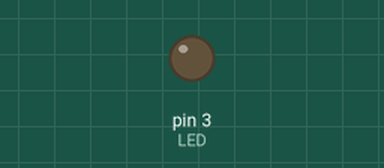
A sketch run on a simulated Arduino Uno, built with avr-gcc and run on an emulated ATmega328P. Parts: output pins drawn as LEDs (lit = HIGH).

Above: at 0.2 s.
Timing chart, 0 to 1.7 s (numbered marks = the images above):
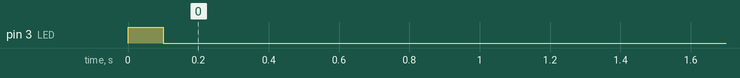

The sketch:

IR.ino
```cpp
// install IRremote(latest 4.x branch)
#include <IRremote.hpp>
// set the correct pins
#define IR_RECEIVE_PIN 2
#define LED 3

void setup()
{

  Serial.begin(9600); // // Establish serial communication
  IrReceiver.begin(IR_RECEIVE_PIN, ENABLE_LED_FEEDBACK); // Start the receiver
  pinMode(LED, OUTPUT);
  // to make sure that it actually works
  digitalWrite(LED, HIGH);
  delay(100);
  digitalWrite(LED, LOW);
}

void loop() {
  // ...
  if (IrReceiver.decode()) {
      Serial.println(IrReceiver.decodedIRData.decodedRawData, HEX); // Print "old" raw data
      // for the external led to flash on input
      digitalWrite(LED, HIGH);
      delay(50);
      digitalWrite(LED, LOW);
      IrReceiver.resume(); // Enable receiving of the next value
  }

}
```
